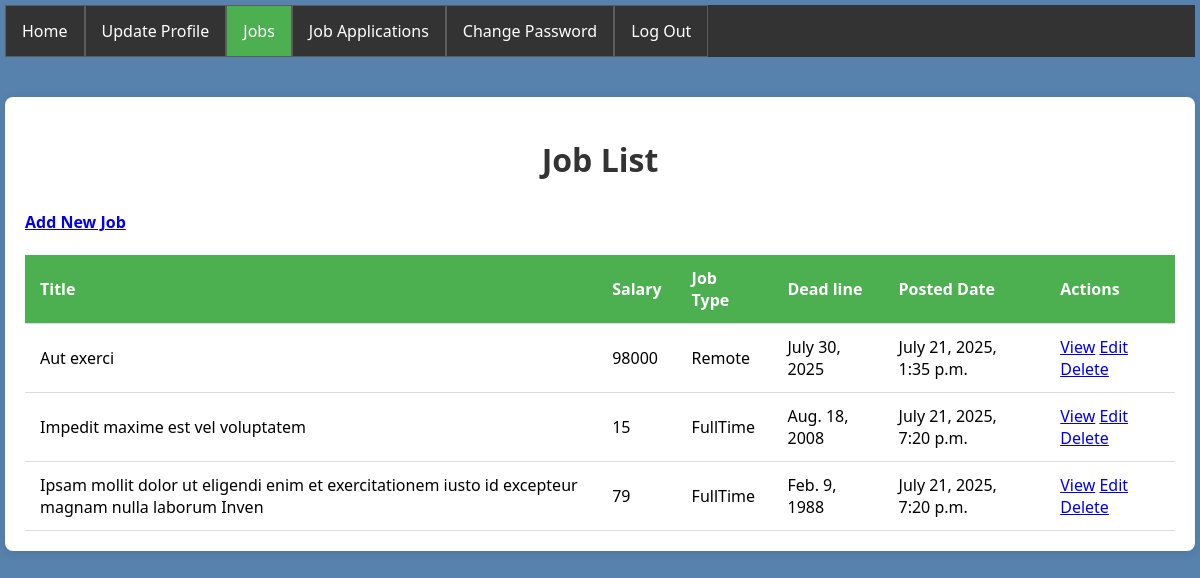
Screenshot of /employer/jobPost/ (signed in) with the database file from the repository.
### employer_app/models.py (models this page shows)
class jobModel(models.Model):
    employer = models.ForeignKey(employerProfileModel, on_delete = models.CASCADE, null = True)
    title = models.CharField(max_length = 100, null = True)
    description = models.TextField(null = True)
    requirements = models.TextField(null = True)
    salary = models.IntegerField(null = True)
    TYPE = [
        ('FullTime','Full Time'),
        ('Remote','Remote'),
        ('Internship','Internship')
    ]
    jobType = models.CharField(choices = TYPE, max_length = 100, null = True)
    deadline = models.DateField(null = True)
    postedDate = models.DateTimeField(auto_now_add = True, null = True)

### employer_app/views.py (the view)
# urls.py: path('jobPost/', jobPost, name='jobPost'),
def jobPost(req):
    profile = employerProfileModel.objects.filter(employerUser=req.user).first()
    data = jobModel.objects.filter(employer=profile)
    context={
        'data':data
    }
    return render(req, 'jobPost.html', context)

### employer_app/templates/jobPost.html (shortened to what this page needs)
{% extends "master.html" %}
{% block jobPost %}class="active"{% endblock jobPost %}
{% block body %}
{% load static %}
<div class="container">
    <h1>Job List</h1>
    <h4><a href="{% url 'addJob' %}">Add New Job</a></h4>
    <table>
        <tr>
            <th>Title</th>
            <th>Salary</th>
            <th>Job Type</th>
            <th>Dead line</th>
            <th>Posted Date</th>
            <th>Actions</th>
        </tr>
        {% if data is None %}
        <td colspan="6" style="text-align: center; color: #999; padding: 20px;">No Job Post found.</td>
        {% else %}
        {% for i in data %}
        {% if i.title is not None %}
        <tr>
            <td>{{ i.title }}</td>
            <td>{{ i.salary }}</td>
            <td>{{ i.jobType }}</td>
            <td>{{ i.deadline }}</td>
            <td>{{ i.postedDate }}</td>
            <td>
                <a href="{% url 'viewjob' i.id %}">View</a>
                <a href="{% url 'updatejob' i.id %}">Edit</a>
                <a href="{% url 'deletejob' i.id %}">Delete</a>
            </td>
        </tr>
        {% endif %}
        {% endfor %}
        {% endif %}
    </table>
</div>
{% endblock body %}

### users_auth_app/templates/master.html (style rules this page uses)
body { font-family: 'Segoe UI', sans-serif; background-color: #f5f7fa; margin: 0; padding: 0; background: #5682ad; margin: 5px; }

### employer_app/templates/jobPost.html (style rules this page uses)
.container { max-width: fit-content; margin: 40px auto; padding: 20px; background: #fff; border-radius: 8px; box-shadow: 0 2px 10px rgba(0,0,0,0.1); }
h1 { text-align: center; color: #333; margin-bottom: 30px; }
table { width: 100%; border-collapse: collapse; }
th { background-color: #4CAF50; color: white; padding: 12px 15px; text-align: left; border-bottom: 1px solid #ddd; }
td { padding: 12px 15px; text-align: left; border-bottom: 1px solid #ddd; }

### rows the page displays
jobModel: title "Aut exerci", salary "98000", jobType "Remote", deadline "July 30, 2025", postedDate "July 21, 2025, 1:35 p.m."
jobModel: title "Impedit maxime est vel voluptatem", salary "15", jobType "FullTime", deadline "Aug. 18, 2008", postedDate "July 21, 2025, 7:20 p.m."
jobModel: title "Ipsam mollit dolor ut eligendi enim et exercitationem iusto id excepteur magnam nulla laborum Inven", salary "79", jobType "FullTime", deadline "Feb. 9, 1988", postedDate "July 21, 2025, 7:20 p.m."
